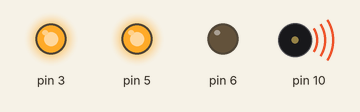
Bench run of a sketch on a simulated Arduino Uno, built with avr-gcc and run on an emulated ATmega328P. Parts: output pins drawn as LEDs (lit = HIGH), buzzer (waves = sounding).

Above: at 0.15 s.
At 1.6 s:
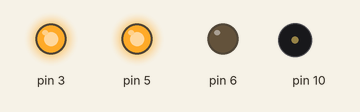
Timing chart, 0 to 3.0 s (numbered marks = the images above):
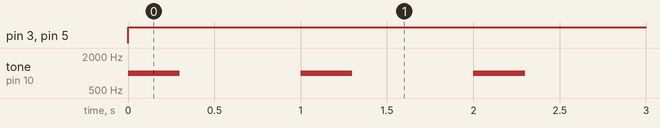

The sketch:

test-code.ino
```cpp
void setup() { pinMode(5, OUTPUT); pinMode(6, OUTPUT); pinMode(3, OUTPUT); }
void loop() {
digitalWrite(5, HIGH); digitalWrite(6, LOW); digitalWrite(3, HIGH); //purple moodlight
tone(10, 1000); delay(300); noTone(10); delay(700);
}
```

Measured:
- by itself, pin 3, pin 5: LOW → HIGH at 0.00 s
- by itself, tone on pin 10: alternates 1000 Hz for 0.30 s and silent for 0.70 s
